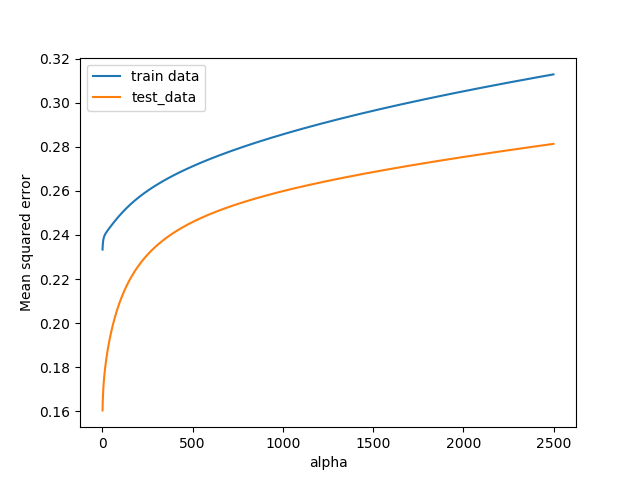

This figure's Python source:
import matplotlib.pyplot as plt
import numpy as np
from sklearn import datasets, linear_model
from sklearn.metrics import mean_squared_error, r2_score
import matplotlib.pyplot as plt
from math import fabs

def main():
	data_set = datasets.load_boston()

	features, target = split_features_target(data_set)

	split = 0.15
	train_features, train_target, test_features, test_target = split_train_test(features, target, split)

	train_mse = []
	test_mse = []
	x_axis =  range(1, 2500)

	min_train_mse, min_test_mse, min_difference, min_alpha = 1, 1, 1, 1

	for a in range(1, 2500):
		regr = linear_model.Ridge(alpha=a)
		regr.fit(train_features, train_target)

		train_predictions = regr.predict(train_features)
		test_predictions = regr.predict(test_features)

		train = mean_squared_error(train_target, train_predictions) / 100
		test = mean_squared_error(test_target, test_predictions) / 100

		train_mse.append(train)
		test_mse.append(test)

		difference = fabs(train-test)
		if (difference < min_difference):
			min_train_mse = train
			min_test_mse = test
			min_difference = difference
			min_alpha = a

	print('Minimal difference: ', min_difference)
	print('Alpha: ', min_alpha)
	print('MSE on training data', min_train_mse)
	print('MSE on test data', min_test_mse)

	plt.plot(x_axis, train_mse, label='train data')
	plt.plot(x_axis, test_mse, label='test_data')

	plt.xlabel('alpha')
	plt.ylabel('Mean squared error')

	plt.legend()

	plt.show()

def split_train_test(features, target, test_size):
	total_test_size = int(len(features) * test_size)
	np.random.seed(0)
	indices = np.random.permutation(len(features))
	train_features = features[indices[:-total_test_size]]
	train_target = target[indices[:-total_test_size]]
	test_features  = features[indices[-total_test_size:]]
	test_target  = target[indices[-total_test_size:]]
	return train_features, train_target, test_features, test_target

def split_features_target(data_set):
	features = data_set.data
	target = data_set.target
	return features, target

if __name__ == "__main__":
	main()
